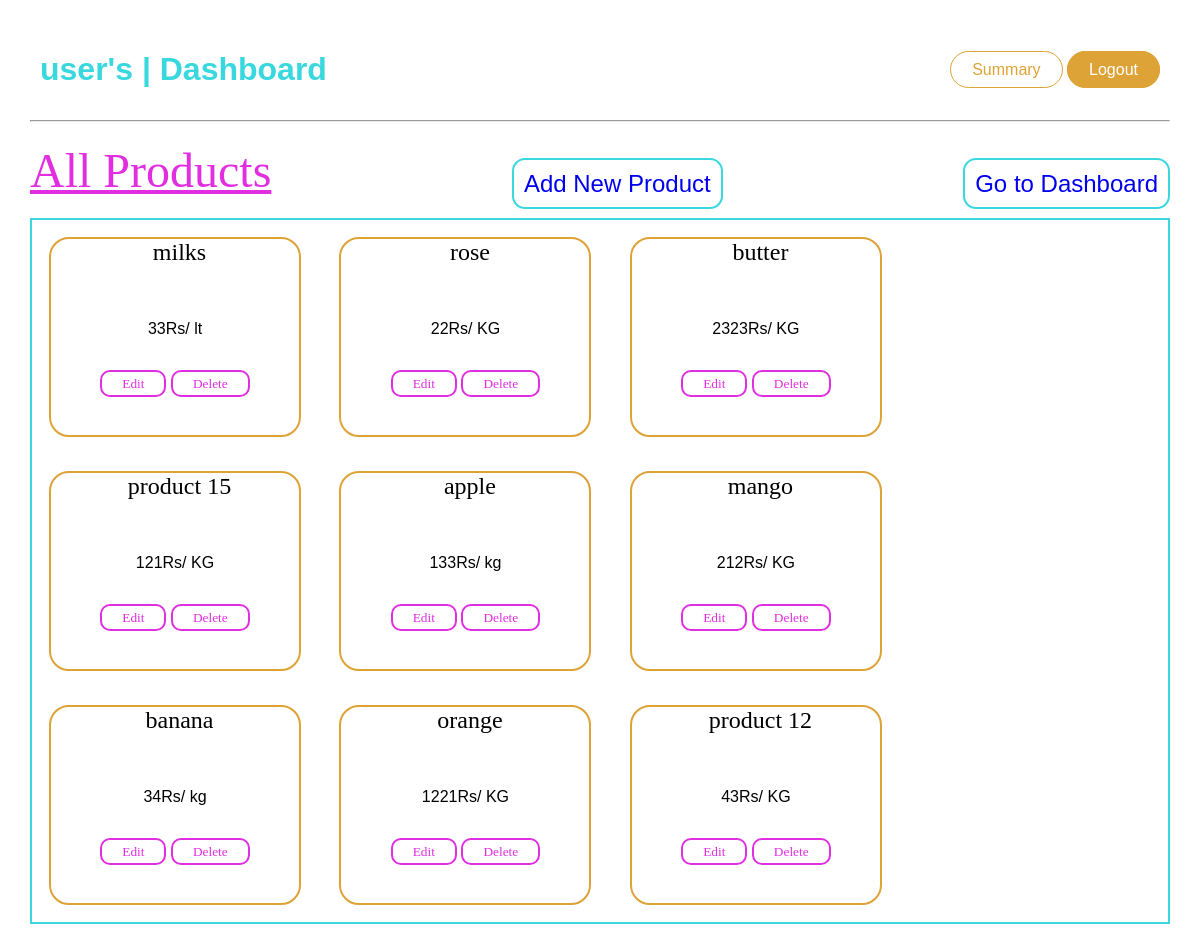
/editAllProductsFromDB/user, run on the app's committed database.
### model.py (models this page shows)
class Product(db.Model):
    id = db.Column(db.Integer(), primary_key=True)
    name = db.Column(db.String(20), nullable=False)
    expiry_date = db.Column(db.Date, nullable=False)
    quantity_type = db.Column(db.String, nullable=False)
    price = db.Column(db.Integer(), nullable=False) #integer or decimal

### app.py (the view)
@app.route('/editAllProductsFromDB/<username>', methods = ['GET', 'POST'])
def editAllProductsFromDB(username):
    if request.method == 'GET':
        products = Product.query.all()
        return render_template("editAllProductsFromDB.html", username=username, products=products)

### templates/editAllProductsFromDB.html (shortened to what this page needs)
<!DOCTYPE html>
<html lang="en">
<head>
    <link rel="stylesheet" href="{{ url_for('static', filename='style.css') }}">
</head>
<body>
    <div class="indexContainer">
        <h1>{{username}}'s | Dashboard</h1>
        <span>
        <a class="summery" href="/">Summary</a>
        <a class="logout" href="/">Logout</a>
        </span>
    </div>
    <hr>
    <div class="adminClass2">
        {% if products|length == 0 %}
            <h1>No products Created Yet!</h1>
            <div class="addButton" title="Click to Add Product">
                <a href="/addProduct/{{username}}">Add New Product</a>
            </div>
        {%else%}
        <div style="display: flex;align-items: flex-end;justify-content: space-between;">
            <div style="font-size: xxx-large;font-family: cursive;color: var(--purple);text-decoration:underline;">All Products</div>
            <div class="addButton" title="Click to Add Product to Database">
                <a href="/addProduct/{{username}}">Add New Product</a>
            </div>
            <div class="addButton" title="Click to go Dashboard">
                <a href="/admin_dashboard/{{username}}">Go to Dashboard</a>
            </div>
        </div>
            <div class="editAllProducts" style="margin-top: 20px;border: 2px solid var(--primary);">
                {% for product in products %}
                    <div class="product">
                        <span class="productName">{{ product.name }}</span><br><br><br><br>
                        <span class="productPrice">{{ product.price }}</span>Rs/
                        <span class="productQuantityType">{{product.quantity_type }}</span><br><br><br>
                        <div class="buttons">
                            <a class="edit" href="/editProduct/{{username}}/{{product.id}}" title="Click to edit this Product">Edit</a>
                            <a class="delete" href="/deleteProduct/{{username}}/{{product.id}}" title="Click to delete product from this Database">Delete</a>
                        </div>
                    </div>
                {% endfor %}
            </div>
        {% endif %}
    </div>
</body>
</html>

### static/style.css (style rules this page uses)
:root { --primary:#39d8de; --secondary: #dea337; --ternary:#808080; --pure:#ffffff; --purple: #e12ee1; }
h1 { color: var(--primary); }
body { font-family: 'Poppins',sans-serif; margin: 30px; }
.addButton { margin-top: 40px; margin-left: 40px; }
.addButton a { text-decoration: none; border: 2px solid var(--primary); font-size: x-large; border-radius: 13px; padding: 10px; }
.indexContainer { display: flex; align-items: center; justify-content: space-between; flex-direction: row; margin: 10px; }
.adminClass2 .categories .category .product, .editAllProducts .product { display: inline-block; border: 2px solid var(--secondary); border-radius: 20px; margin: 17px; height: 196px; width: 248px; background-color: var(--pure); }
.indexContainer .summery { text-decoration: none; color: var(--secondary); border: 1px solid var(--secondary); border-radius: 25px; padding: 9px 21px; }
.indexContainer .logout { background-color: var(--secondary); color: var(--pure); text-decoration: none; border: 1px solid var(--secondary); border-radius: 25px; padding: 9px 21px; }
.product { text-align: center; }
.product .productName { font-size: x-large; font-family: cursive; margin-left: 9px; }
.product .edit, .product .delete { text-decoration: none; border: 2px solid var(--purple); font-size: smaller; font-family: cursive; padding-top: 4px; padding-bottom: 4px; padding-right: 20px; padding-left: 20px; border-radius: 10px; color: var(--purple); }

### data on the page
Product: name "milks", price "33", quantity_type "lt"
Product: name "rose", price "22", quantity_type "KG"
Product: name "butter", price "2323", quantity_type "KG"
Product: name "product 15", price "121", quantity_type "KG"
Product: name "apple", price "133", quantity_type "kg"
Product: name "mango", price "212", quantity_type "KG"
Product: name "banana", price "34", quantity_type "kg"
Product: name "orange", price "1221", quantity_type "KG"
Product: name "product 12", price "43", quantity_type "KG"

### other printed values
{{ username }} "user"
